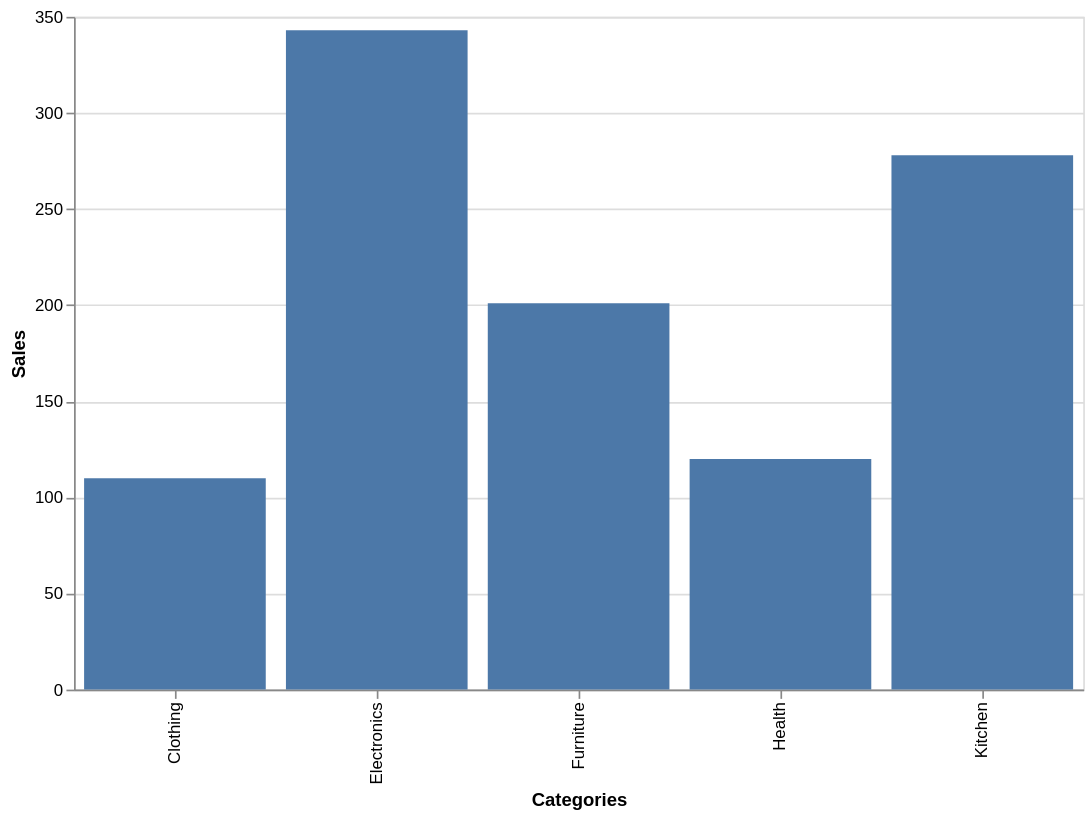

Source (notebook cell):
### Code cell
# Using height and width now
alt.Chart(
    data,
    height=400,
    width=600
).mark_bar().encode(
    x='Categories',
    y='Sales'
)

### Figure 1 — Vega-Lite specification as saved in the notebook (floating-point values rounded to 4 significant figures)
{"config": {"view": {"continuousWidth": 300, "continuousHeight": 300}}, "data": {"name": "data-605f125a23fc9733d65d2edcb2fe66cf"}, "mark": {"type": "bar"}, "encoding": {"x": {"field": "Categories", "type": "nominal"}, "y": {"field": "Sales", "type": "quantitative"}}, "height": 400, "width": 600, "$schema": "https://vega.github.io/schema/vega-lite/v6.1.0.json", "datasets": {"data-605f125a23fc9733d65d2edcb2fe66cf": [{"Categories": "Clothing", "Sales": 110}, {"Categories": "Electronics", "Sales": 343}, {"Categories": "Furniture", "Sales": 201}, {"Categories": "Health", "Sales": 120}, {"Categories": "Kitchen", "Sales": 278}]}}
